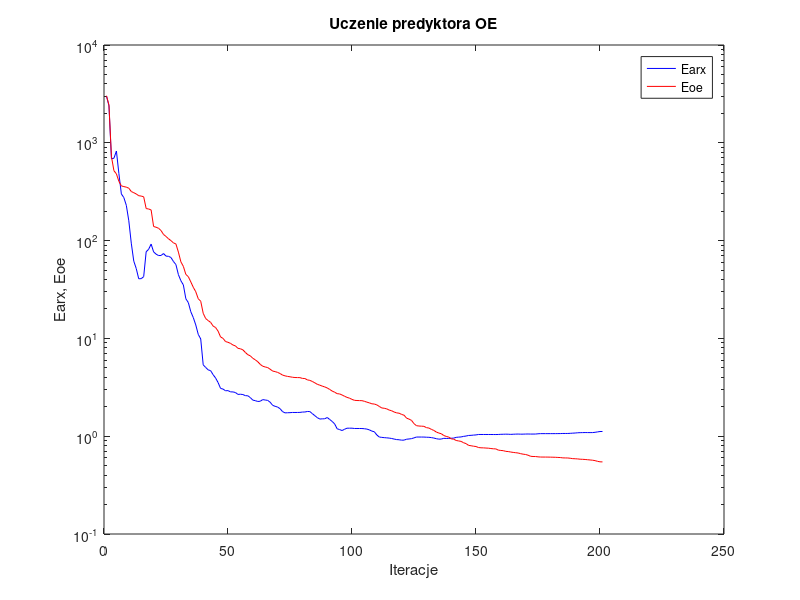
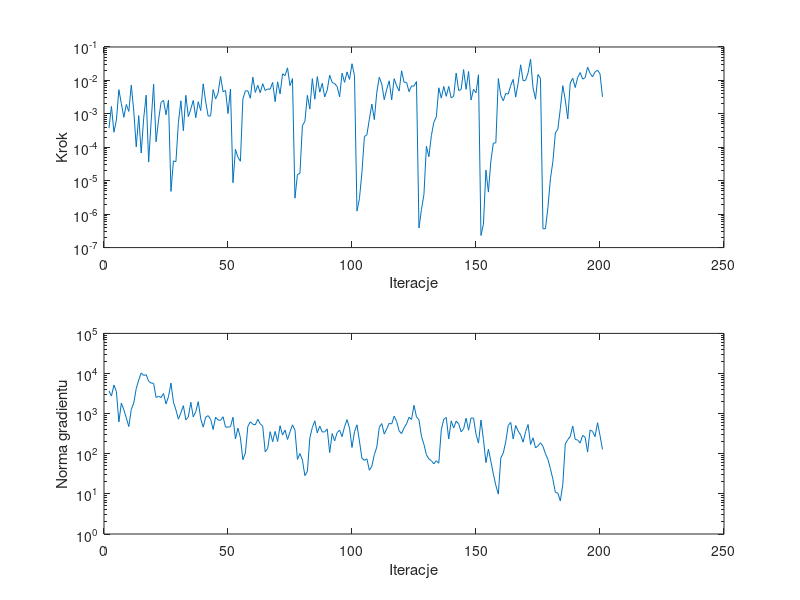

Source code (MATLAB) for these figures, in order:
%uczenie predyktora oe
clear all;
n=0; farx(n+1)=3.002337e+003; foe(n+1)=3.030153e+003; wspucz(n+1)=0.000000e+000; ng(n+1)=0.000000e+000;
%odnowa zmiennej metryki
n=1; farx(n+1)=2.390110e+003; foe(n+1)=2.432844e+003; krok(n+1)=3.716215e-004; ng(n+1)=3.684556e+003;
n=2; farx(n+1)=6.870171e+002; foe(n+1)=7.234505e+002; krok(n+1)=1.667309e-003; ng(n+1)=2.748126e+003;
n=3; farx(n+1)=6.949708e+002; foe(n+1)=5.185398e+002; krok(n+1)=2.826636e-004; ng(n+1)=5.156375e+003;
n=4; farx(n+1)=8.244099e+002; foe(n+1)=4.814274e+002; krok(n+1)=6.502194e-004; ng(n+1)=3.555017e+003;
n=5; farx(n+1)=4.846999e+002; foe(n+1)=4.035480e+002; krok(n+1)=5.269205e-003; ng(n+1)=6.197357e+002;
n=6; farx(n+1)=3.000889e+002; foe(n+1)=3.626512e+002; krok(n+1)=2.021294e-003; ng(n+1)=1.839806e+003;
n=7; farx(n+1)=2.753563e+002; foe(n+1)=3.567251e+002; krok(n+1)=7.899388e-004; ng(n+1)=1.245680e+003;
n=8; farx(n+1)=2.293634e+002; foe(n+1)=3.520431e+002; krok(n+1)=1.899828e-003; ng(n+1)=7.825518e+002;
n=9; farx(n+1)=1.594727e+002; foe(n+1)=3.432460e+002; krok(n+1)=1.180926e-003; ng(n+1)=4.765097e+002;
n=10; farx(n+1)=9.411037e+001; foe(n+1)=3.176772e+002; krok(n+1)=7.251821e-003; ng(n+1)=1.271207e+003;
n=11; farx(n+1)=6.173668e+001; foe(n+1)=3.089182e+002; krok(n+1)=1.210414e-003; ng(n+1)=1.853363e+003;
n=12; farx(n+1)=5.180439e+001; foe(n+1)=2.999084e+002; krok(n+1)=1.024331e-004; ng(n+1)=4.228887e+003;
n=13; farx(n+1)=4.070937e+001; foe(n+1)=2.878229e+002; krok(n+1)=8.861138e-004; ng(n+1)=6.856323e+003;
n=14; farx(n+1)=4.083594e+001; foe(n+1)=2.853435e+002; krok(n+1)=6.738910e-005; ng(n+1)=1.034446e+004;
n=15; farx(n+1)=4.279293e+001; foe(n+1)=2.804465e+002; krok(n+1)=7.394073e-004; ng(n+1)=8.962660e+003;
n=16; farx(n+1)=7.688500e+001; foe(n+1)=2.126650e+002; krok(n+1)=3.625910e-003; ng(n+1)=9.342277e+003;
n=17; farx(n+1)=8.152084e+001; foe(n+1)=2.104505e+002; krok(n+1)=3.612529e-005; ng(n+1)=6.429997e+003;
n=18; farx(n+1)=9.215221e+001; foe(n+1)=2.058130e+002; krok(n+1)=5.849309e-004; ng(n+1)=5.782438e+003;
n=19; farx(n+1)=7.670812e+001; foe(n+1)=1.393804e+002; krok(n+1)=7.757015e-003; ng(n+1)=5.671801e+003;
n=20; farx(n+1)=7.268677e+001; foe(n+1)=1.369925e+002; krok(n+1)=1.460638e-004; ng(n+1)=2.526404e+003;
n=21; farx(n+1)=7.033154e+001; foe(n+1)=1.336725e+002; krok(n+1)=6.500859e-004; ng(n+1)=2.713150e+003;
n=22; farx(n+1)=7.046995e+001; foe(n+1)=1.266617e+002; krok(n+1)=2.209886e-003; ng(n+1)=2.513081e+003;
n=23; farx(n+1)=7.374629e+001; foe(n+1)=1.155859e+002; krok(n+1)=2.543628e-003; ng(n+1)=3.189735e+003;
n=24; farx(n+1)=6.940170e+001; foe(n+1)=1.102499e+002; krok(n+1)=9.396257e-004; ng(n+1)=1.746789e+003;
n=25; farx(n+1)=6.909603e+001; foe(n+1)=1.044496e+002; krok(n+1)=2.583925e-003; ng(n+1)=2.633806e+003;
%odnowa zmiennej metryki
n=26; farx(n+1)=6.716139e+001; foe(n+1)=9.991561e+001; krok(n+1)=4.793446e-006; ng(n+1)=5.771329e+003;
n=27; farx(n+1)=6.119079e+001; foe(n+1)=9.480500e+001; krok(n+1)=3.909086e-005; ng(n+1)=1.935586e+003;
n=28; farx(n+1)=5.684220e+001; foe(n+1)=9.235218e+001; krok(n+1)=3.709122e-005; ng(n+1)=1.246061e+003;
n=29; farx(n+1)=4.485708e+001; foe(n+1)=7.624409e+001; krok(n+1)=5.469456e-004; ng(n+1)=7.251379e+002;
n=30; farx(n+1)=3.889490e+001; foe(n+1)=6.066642e+001; krok(n+1)=2.448466e-003; ng(n+1)=1.052508e+003;
n=31; farx(n+1)=3.520819e+001; foe(n+1)=5.450298e+001; krok(n+1)=3.124652e-004; ng(n+1)=1.579062e+003;
n=32; farx(n+1)=2.544041e+001; foe(n+1)=4.512002e+001; krok(n+1)=3.586133e-003; ng(n+1)=6.989552e+002;
n=33; farx(n+1)=2.325068e+001; foe(n+1)=4.277753e+001; krok(n+1)=8.259539e-004; ng(n+1)=8.263497e+002;
n=34; farx(n+1)=1.873696e+001; foe(n+1)=3.781963e+001; krok(n+1)=1.389400e-003; ng(n+1)=1.924649e+003;
n=35; farx(n+1)=1.634214e+001; foe(n+1)=3.333282e+001; krok(n+1)=2.531421e-003; ng(n+1)=8.278977e+002;
n=36; farx(n+1)=1.373570e+001; foe(n+1)=3.000336e+001; krok(n+1)=7.663457e-004; ng(n+1)=1.115907e+003;
n=37; farx(n+1)=1.100262e+001; foe(n+1)=2.545297e+001; krok(n+1)=2.307965e-003; ng(n+1)=1.990501e+003;
n=38; farx(n+1)=9.864830e+000; foe(n+1)=2.398399e+001; krok(n+1)=1.250114e-003; ng(n+1)=7.461962e+002;
n=39; farx(n+1)=5.365413e+000; foe(n+1)=1.806738e+001; krok(n+1)=7.883344e-003; ng(n+1)=4.611774e+002;
n=40; farx(n+1)=5.046791e+000; foe(n+1)=1.595629e+001; krok(n+1)=2.281831e-003; ng(n+1)=8.156265e+002;
n=41; farx(n+1)=4.769376e+000; foe(n+1)=1.522079e+001; krok(n+1)=8.566255e-004; ng(n+1)=8.903635e+002;
n=42; farx(n+1)=4.676602e+000; foe(n+1)=1.457725e+001; krok(n+1)=8.713055e-004; ng(n+1)=7.241342e+002;
n=43; farx(n+1)=4.254819e+000; foe(n+1)=1.337612e+001; krok(n+1)=5.282995e-003; ng(n+1)=4.021093e+002;
n=44; farx(n+1)=3.933042e+000; foe(n+1)=1.291180e+001; krok(n+1)=2.778799e-003; ng(n+1)=8.180001e+002;
n=45; farx(n+1)=3.536284e+000; foe(n+1)=1.186521e+001; krok(n+1)=4.191618e-003; ng(n+1)=6.926277e+002;
n=46; farx(n+1)=3.081789e+000; foe(n+1)=1.035344e+001; krok(n+1)=1.321526e-002; ng(n+1)=6.799678e+002;
n=47; farx(n+1)=3.033538e+000; foe(n+1)=1.000433e+001; krok(n+1)=4.587536e-003; ng(n+1)=8.357508e+002;
n=48; farx(n+1)=2.914027e+000; foe(n+1)=9.285153e+000; krok(n+1)=5.003630e-003; ng(n+1)=4.626926e+002;
n=49; farx(n+1)=2.925387e+000; foe(n+1)=9.124512e+000; krok(n+1)=1.022424e-003; ng(n+1)=4.612932e+002;
n=50; farx(n+1)=2.840342e+000; foe(n+1)=8.896795e+000; krok(n+1)=5.548179e-003; ng(n+1)=4.730925e+002;
%odnowa zmiennej metryki
n=51; farx(n+1)=2.837131e+000; foe(n+1)=8.561110e+000; krok(n+1)=8.739066e-006; ng(n+1)=8.133869e+002;
n=52; farx(n+1)=2.796944e+000; foe(n+1)=8.381964e+000; krok(n+1)=8.669030e-005; ng(n+1)=2.331664e+002;
n=53; farx(n+1)=2.675638e+000; foe(n+1)=7.919559e+000; krok(n+1)=5.039187e-005; ng(n+1)=4.361045e+002;
n=54; farx(n+1)=2.686881e+000; foe(n+1)=7.833980e+000; krok(n+1)=3.825728e-005; ng(n+1)=2.524860e+002;
n=55; farx(n+1)=2.666137e+000; foe(n+1)=7.638304e+000; krok(n+1)=2.774090e-003; ng(n+1)=7.097395e+001;
n=56; farx(n+1)=2.598347e+000; foe(n+1)=7.185342e+000; krok(n+1)=4.889122e-003; ng(n+1)=1.041868e+002;
n=57; farx(n+1)=2.590093e+000; foe(n+1)=6.811817e+000; krok(n+1)=4.879648e-003; ng(n+1)=4.802399e+002;
n=58; farx(n+1)=2.481420e+000; foe(n+1)=6.631009e+000; krok(n+1)=2.924385e-003; ng(n+1)=6.268794e+002;
n=59; farx(n+1)=2.339000e+000; foe(n+1)=6.264632e+000; krok(n+1)=1.250976e-002; ng(n+1)=5.453198e+002;
n=60; farx(n+1)=2.309625e+000; foe(n+1)=6.039860e+000; krok(n+1)=4.375565e-003; ng(n+1)=5.247660e+002;
n=61; farx(n+1)=2.265226e+000; foe(n+1)=5.775741e+000; krok(n+1)=7.152527e-003; ng(n+1)=7.239339e+002;
n=62; farx(n+1)=2.277782e+000; foe(n+1)=5.425146e+000; krok(n+1)=4.289834e-003; ng(n+1)=5.559084e+002;
n=63; farx(n+1)=2.366468e+000; foe(n+1)=5.194255e+000; krok(n+1)=7.981858e-003; ng(n+1)=4.829312e+002;
n=64; farx(n+1)=2.344960e+000; foe(n+1)=5.104679e+000; krok(n+1)=4.974973e-003; ng(n+1)=1.117132e+002;
n=65; farx(n+1)=2.323843e+000; foe(n+1)=5.032834e+000; krok(n+1)=5.557598e-003; ng(n+1)=1.360925e+002;
n=66; farx(n+1)=2.225340e+000; foe(n+1)=4.840009e+000; krok(n+1)=5.433546e-003; ng(n+1)=3.554173e+002;
n=67; farx(n+1)=2.069365e+000; foe(n+1)=4.634601e+000; krok(n+1)=8.744518e-003; ng(n+1)=1.992482e+002;
n=68; farx(n+1)=2.021314e+000; foe(n+1)=4.577712e+000; krok(n+1)=2.316587e-003; ng(n+1)=3.604059e+002;
n=69; farx(n+1)=1.986324e+000; foe(n+1)=4.490763e+000; krok(n+1)=9.093040e-003; ng(n+1)=2.025088e+002;
n=70; farx(n+1)=1.910609e+000; foe(n+1)=4.372302e+000; krok(n+1)=3.941672e-003; ng(n+1)=4.991218e+002;
n=71; farx(n+1)=1.784288e+000; foe(n+1)=4.214952e+000; krok(n+1)=1.574999e-002; ng(n+1)=2.915777e+002;
n=72; farx(n+1)=1.732008e+000; foe(n+1)=4.141690e+000; krok(n+1)=1.390067e-002; ng(n+1)=3.905302e+002;
n=73; farx(n+1)=1.737439e+000; foe(n+1)=4.087372e+000; krok(n+1)=2.378377e-002; ng(n+1)=2.263998e+002;
n=74; farx(n+1)=1.740422e+000; foe(n+1)=4.051157e+000; krok(n+1)=6.970444e-003; ng(n+1)=3.525449e+002;
n=75; farx(n+1)=1.749107e+000; foe(n+1)=4.006087e+000; krok(n+1)=1.132561e-002; ng(n+1)=5.255519e+002;
%odnowa zmiennej metryki
n=76; farx(n+1)=1.747969e+000; foe(n+1)=3.981140e+000; krok(n+1)=3.006731e-006; ng(n+1)=3.880868e+002;
n=77; farx(n+1)=1.749174e+000; foe(n+1)=3.975929e+000; krok(n+1)=1.535224e-005; ng(n+1)=7.223520e+001;
n=78; farx(n+1)=1.751338e+000; foe(n+1)=3.971358e+000; krok(n+1)=1.666809e-005; ng(n+1)=1.012380e+002;
n=79; farx(n+1)=1.765613e+000; foe(n+1)=3.898499e+000; krok(n+1)=4.430569e-004; ng(n+1)=6.979317e+001;
n=80; farx(n+1)=1.768282e+000; foe(n+1)=3.887898e+000; krok(n+1)=5.951849e-004; ng(n+1)=2.855833e+001;
n=81; farx(n+1)=1.789684e+000; foe(n+1)=3.766097e+000; krok(n+1)=3.576264e-003; ng(n+1)=3.625615e+001;
n=82; farx(n+1)=1.785697e+000; foe(n+1)=3.722927e+000; krok(n+1)=1.389400e-003; ng(n+1)=2.490601e+002;
n=83; farx(n+1)=1.702112e+000; foe(n+1)=3.628851e+000; krok(n+1)=1.129495e-002; ng(n+1)=4.509231e+002;
n=84; farx(n+1)=1.622336e+000; foe(n+1)=3.515238e+000; krok(n+1)=2.739044e-003; ng(n+1)=6.611354e+002;
n=85; farx(n+1)=1.548701e+000; foe(n+1)=3.394487e+000; krok(n+1)=1.296098e-002; ng(n+1)=3.318551e+002;
n=86; farx(n+1)=1.497543e+000; foe(n+1)=3.325219e+000; krok(n+1)=4.445667e-003; ng(n+1)=4.894419e+002;
n=87; farx(n+1)=1.505494e+000; foe(n+1)=3.253127e+000; krok(n+1)=8.202462e-003; ng(n+1)=3.479964e+002;
n=88; farx(n+1)=1.506602e+000; foe(n+1)=3.190643e+000; krok(n+1)=3.214272e-003; ng(n+1)=3.525638e+002;
n=89; farx(n+1)=1.552817e+000; foe(n+1)=3.116457e+000; krok(n+1)=5.128285e-003; ng(n+1)=4.157327e+002;
n=90; farx(n+1)=1.482704e+000; foe(n+1)=3.006951e+000; krok(n+1)=1.438322e-002; ng(n+1)=1.066473e+002;
n=91; farx(n+1)=1.415982e+000; foe(n+1)=2.895402e+000; krok(n+1)=8.682561e-003; ng(n+1)=3.189097e+002;
n=92; farx(n+1)=1.335420e+000; foe(n+1)=2.818911e+000; krok(n+1)=8.053672e-003; ng(n+1)=2.095659e+002;
n=93; farx(n+1)=1.191817e+000; foe(n+1)=2.723204e+000; krok(n+1)=6.543079e-003; ng(n+1)=3.375945e+002;
n=94; farx(n+1)=1.169127e+000; foe(n+1)=2.705182e+000; krok(n+1)=3.223493e-003; ng(n+1)=3.868050e+002;
n=95; farx(n+1)=1.142719e+000; foe(n+1)=2.639387e+000; krok(n+1)=1.640492e-002; ng(n+1)=2.676486e+002;
n=96; farx(n+1)=1.177709e+000; foe(n+1)=2.560940e+000; krok(n+1)=8.751130e-003; ng(n+1)=4.736702e+002;
n=97; farx(n+1)=1.207746e+000; foe(n+1)=2.494115e+000; krok(n+1)=1.797739e-002; ng(n+1)=7.085420e+002;
n=98; farx(n+1)=1.207572e+000; foe(n+1)=2.448468e+000; krok(n+1)=1.071441e-002; ng(n+1)=4.338113e+002;
n=99; farx(n+1)=1.208016e+000; foe(n+1)=2.379707e+000; krok(n+1)=3.153338e-002; ng(n+1)=1.432356e+002;
n=100; farx(n+1)=1.199219e+000; foe(n+1)=2.327279e+000; krok(n+1)=1.381076e-002; ng(n+1)=3.540100e+002;
%odnowa zmiennej metryki
n=101; farx(n+1)=1.199285e+000; foe(n+1)=2.316852e+000; krok(n+1)=1.235574e-006; ng(n+1)=5.272641e+002;
n=102; farx(n+1)=1.199040e+000; foe(n+1)=2.312433e+000; krok(n+1)=2.909532e-006; ng(n+1)=2.074094e+002;
n=103; farx(n+1)=1.198268e+000; foe(n+1)=2.309148e+000; krok(n+1)=1.766648e-005; ng(n+1)=7.705410e+001;
n=104; farx(n+1)=1.192434e+000; foe(n+1)=2.274723e+000; krok(n+1)=2.093566e-004; ng(n+1)=6.854946e+001;
n=105; farx(n+1)=1.182154e+000; foe(n+1)=2.228933e+000; krok(n+1)=2.361618e-004; ng(n+1)=7.479789e+001;
n=106; farx(n+1)=1.161243e+000; foe(n+1)=2.192760e+000; krok(n+1)=6.935224e-004; ng(n+1)=3.874759e+001;
n=107; farx(n+1)=1.127656e+000; foe(n+1)=2.144945e+000; krok(n+1)=1.958759e-003; ng(n+1)=4.900901e+001;
n=108; farx(n+1)=1.110557e+000; foe(n+1)=2.132346e+000; krok(n+1)=6.750897e-004; ng(n+1)=9.501439e+001;
n=109; farx(n+1)=1.030112e+000; foe(n+1)=2.090600e+000; krok(n+1)=4.419773e-003; ng(n+1)=1.467353e+002;
n=110; farx(n+1)=9.807618e-001; foe(n+1)=2.016069e+000; krok(n+1)=1.248857e-002; ng(n+1)=4.581783e+002;
n=111; farx(n+1)=9.728502e-001; foe(n+1)=1.944714e+000; krok(n+1)=7.737158e-003; ng(n+1)=5.662834e+002;
n=112; farx(n+1)=9.666018e-001; foe(n+1)=1.930365e+000; krok(n+1)=2.651602e-003; ng(n+1)=3.088336e+002;
n=113; farx(n+1)=9.620641e-001; foe(n+1)=1.903101e+000; krok(n+1)=5.433546e-003; ng(n+1)=4.172419e+002;
n=114; farx(n+1)=9.565112e-001; foe(n+1)=1.850451e+000; krok(n+1)=9.743850e-003; ng(n+1)=5.769662e+002;
n=115; farx(n+1)=9.474599e-001; foe(n+1)=1.819194e+000; krok(n+1)=2.607264e-003; ng(n+1)=5.521641e+002;
n=116; farx(n+1)=9.348203e-001; foe(n+1)=1.767427e+000; krok(n+1)=1.127471e-002; ng(n+1)=8.656987e+002;
n=117; farx(n+1)=9.235641e-001; foe(n+1)=1.732277e+000; krok(n+1)=6.884742e-003; ng(n+1)=6.429353e+002;
n=118; farx(n+1)=9.197925e-001; foe(n+1)=1.718191e+000; krok(n+1)=4.800362e-003; ng(n+1)=3.716634e+002;
n=119; farx(n+1)=9.109731e-001; foe(n+1)=1.670107e+000; krok(n+1)=1.941426e-002; ng(n+1)=3.172768e+002;
n=120; farx(n+1)=9.119266e-001; foe(n+1)=1.639032e+000; krok(n+1)=8.799720e-003; ng(n+1)=4.433325e+002;
n=121; farx(n+1)=9.315607e-001; foe(n+1)=1.529874e+000; krok(n+1)=8.751130e-003; ng(n+1)=5.577978e+002;
n=122; farx(n+1)=9.367718e-001; foe(n+1)=1.495582e+000; krok(n+1)=4.615931e-003; ng(n+1)=8.116584e+002;
n=123; farx(n+1)=9.444650e-001; foe(n+1)=1.450325e+000; krok(n+1)=6.893113e-003; ng(n+1)=7.156085e+002;
n=124; farx(n+1)=9.615355e-001; foe(n+1)=1.343793e+000; krok(n+1)=6.728198e-003; ng(n+1)=1.612318e+003;
n=125; farx(n+1)=9.805439e-001; foe(n+1)=1.280570e+000; krok(n+1)=9.240905e-003; ng(n+1)=8.304984e+002;
%odnowa zmiennej metryki
n=126; farx(n+1)=9.805286e-001; foe(n+1)=1.270742e+000; krok(n+1)=3.860156e-007; ng(n+1)=7.049795e+002;
n=127; farx(n+1)=9.802433e-001; foe(n+1)=1.266461e+000; krok(n+1)=1.376284e-006; ng(n+1)=2.723837e+002;
n=128; farx(n+1)=9.800412e-001; foe(n+1)=1.261879e+000; krok(n+1)=3.838059e-006; ng(n+1)=1.717269e+002;
n=129; farx(n+1)=9.763438e-001; foe(n+1)=1.223412e+000; krok(n+1)=1.070946e-004; ng(n+1)=9.486037e+001;
n=130; farx(n+1)=9.747260e-001; foe(n+1)=1.212122e+000; krok(n+1)=5.210339e-005; ng(n+1)=7.452672e+001;
n=131; farx(n+1)=9.677380e-001; foe(n+1)=1.174909e+000; krok(n+1)=2.224690e-004; ng(n+1)=6.717881e+001;
n=132; farx(n+1)=9.575685e-001; foe(n+1)=1.145159e+000; krok(n+1)=5.631478e-004; ng(n+1)=5.602137e+001;
n=133; farx(n+1)=9.431136e-001; foe(n+1)=1.103317e+000; krok(n+1)=8.100612e-004; ng(n+1)=6.691390e+001;
n=134; farx(n+1)=9.330271e-001; foe(n+1)=1.077067e+000; krok(n+1)=6.023109e-003; ng(n+1)=5.820544e+001;
n=135; farx(n+1)=9.352152e-001; foe(n+1)=1.060212e+000; krok(n+1)=2.957629e-003; ng(n+1)=3.930158e+002;
n=136; farx(n+1)=9.511764e-001; foe(n+1)=1.016704e+000; krok(n+1)=6.607631e-003; ng(n+1)=7.264376e+002;
n=137; farx(n+1)=9.485262e-001; foe(n+1)=9.948092e-001; krok(n+1)=3.350038e-003; ng(n+1)=8.023208e+002;
n=138; farx(n+1)=9.489428e-001; foe(n+1)=9.799287e-001; krok(n+1)=6.607631e-003; ng(n+1)=2.329890e+002;
n=139; farx(n+1)=9.538369e-001; foe(n+1)=9.389185e-001; krok(n+1)=2.983603e-003; ng(n+1)=6.600165e+002;
n=140; farx(n+1)=9.558760e-001; foe(n+1)=9.324684e-001; krok(n+1)=3.401267e-003; ng(n+1)=4.383132e+002;
n=141; farx(n+1)=9.732912e-001; foe(n+1)=9.044029e-001; krok(n+1)=1.660195e-002; ng(n+1)=6.510763e+002;
n=142; farx(n+1)=9.788333e-001; foe(n+1)=8.942318e-001; krok(n+1)=5.000456e-003; ng(n+1)=5.581923e+002;
n=143; farx(n+1)=9.827943e-001; foe(n+1)=8.851134e-001; krok(n+1)=5.320104e-003; ng(n+1)=3.529182e+002;
n=144; farx(n+1)=9.962557e-001; foe(n+1)=8.572928e-001; krok(n+1)=2.113019e-002; ng(n+1)=4.185311e+002;
n=145; farx(n+1)=1.003841e+000; foe(n+1)=8.397295e-001; krok(n+1)=5.414124e-003; ng(n+1)=7.681302e+002;
n=146; farx(n+1)=1.017613e+000; foe(n+1)=8.058365e-001; krok(n+1)=1.849615e-002; ng(n+1)=3.865280e+002;
n=147; farx(n+1)=1.020617e+000; foe(n+1)=7.987968e-001; krok(n+1)=2.586841e-003; ng(n+1)=7.775091e+002;
n=148; farx(n+1)=1.026428e+000; foe(n+1)=7.901673e-001; krok(n+1)=5.414124e-003; ng(n+1)=7.770191e+002;
n=149; farx(n+1)=1.030791e+000; foe(n+1)=7.844804e-001; krok(n+1)=4.243311e-003; ng(n+1)=3.064513e+002;
n=150; farx(n+1)=1.041302e+000; foe(n+1)=7.661566e-001; krok(n+1)=1.477175e-002; ng(n+1)=1.840476e+002;
%odnowa zmiennej metryki
n=151; farx(n+1)=1.041253e+000; foe(n+1)=7.609593e-001; krok(n+1)=2.304128e-007; ng(n+1)=6.945872e+002;
n=152; farx(n+1)=1.041257e+000; foe(n+1)=7.600657e-001; krok(n+1)=5.027544e-007; ng(n+1)=2.275725e+002;
n=153; farx(n+1)=1.041126e+000; foe(n+1)=7.565439e-001; krok(n+1)=2.078166e-005; ng(n+1)=6.013229e+001;
n=154; farx(n+1)=1.041134e+000; foe(n+1)=7.542737e-001; krok(n+1)=4.574104e-006; ng(n+1)=1.301017e+002;
n=155; farx(n+1)=1.040808e+000; foe(n+1)=7.481851e-001; krok(n+1)=3.882721e-005; ng(n+1)=6.499876e+001;
n=156; farx(n+1)=1.040455e+000; foe(n+1)=7.433338e-001; krok(n+1)=1.333319e-004; ng(n+1)=3.128883e+001;
n=157; farx(n+1)=1.040153e+000; foe(n+1)=7.416476e-001; krok(n+1)=1.358214e-004; ng(n+1)=1.626000e+001;
n=158; farx(n+1)=1.041634e+000; foe(n+1)=7.207533e-001; krok(n+1)=1.136409e-002; ng(n+1)=9.867936e+000;
n=159; farx(n+1)=1.045520e+000; foe(n+1)=7.149820e-001; krok(n+1)=3.544455e-003; ng(n+1)=7.876183e+001;
n=160; farx(n+1)=1.046936e+000; foe(n+1)=7.115588e-001; krok(n+1)=2.463242e-003; ng(n+1)=1.040285e+002;
n=161; farx(n+1)=1.049152e+000; foe(n+1)=6.997528e-001; krok(n+1)=4.054148e-003; ng(n+1)=1.998897e+002;
n=162; farx(n+1)=1.047823e+000; foe(n+1)=6.967452e-001; krok(n+1)=3.902711e-003; ng(n+1)=5.123928e+002;
n=163; farx(n+1)=1.043907e+000; foe(n+1)=6.888756e-001; krok(n+1)=7.100804e-003; ng(n+1)=6.047745e+002;
n=164; farx(n+1)=1.047471e+000; foe(n+1)=6.828216e-001; krok(n+1)=1.071441e-002; ng(n+1)=2.324344e+002;
n=165; farx(n+1)=1.050149e+000; foe(n+1)=6.779913e-001; krok(n+1)=3.174920e-003; ng(n+1)=5.071408e+002;
n=166; farx(n+1)=1.052195e+000; foe(n+1)=6.732509e-001; krok(n+1)=8.403478e-003; ng(n+1)=3.675944e+002;
n=167; farx(n+1)=1.048949e+000; foe(n+1)=6.629604e-001; krok(n+1)=2.928765e-002; ng(n+1)=2.930885e+002;
n=168; farx(n+1)=1.049718e+000; foe(n+1)=6.550693e-001; krok(n+1)=9.661282e-003; ng(n+1)=1.948344e+002;
n=169; farx(n+1)=1.052133e+000; foe(n+1)=6.499474e-001; krok(n+1)=1.012183e-002; ng(n+1)=3.576201e+002;
n=170; farx(n+1)=1.053578e+000; foe(n+1)=6.392788e-001; krok(n+1)=1.680437e-002; ng(n+1)=5.351095e+002;
n=171; farx(n+1)=1.051488e+000; foe(n+1)=6.234050e-001; krok(n+1)=4.346837e-002; ng(n+1)=1.707737e+002;
n=172; farx(n+1)=1.051880e+000; foe(n+1)=6.201000e-001; krok(n+1)=5.999763e-003; ng(n+1)=2.494720e+002;
n=173; farx(n+1)=1.052156e+000; foe(n+1)=6.196153e-001; krok(n+1)=2.739044e-003; ng(n+1)=1.396320e+002;
n=174; farx(n+1)=1.058854e+000; foe(n+1)=6.151154e-001; krok(n+1)=1.506159e-002; ng(n+1)=1.573771e+002;
n=175; farx(n+1)=1.062441e+000; foe(n+1)=6.123563e-001; krok(n+1)=1.131031e-002; ng(n+1)=1.876577e+002;
%odnowa zmiennej metryki
n=176; farx(n+1)=1.062437e+000; foe(n+1)=6.120317e-001; krok(n+1)=3.682835e-007; ng(n+1)=1.535969e+002;
n=177; farx(n+1)=1.062437e+000; foe(n+1)=6.118811e-001; krok(n+1)=3.657831e-007; ng(n+1)=9.964058e+001;
n=178; farx(n+1)=1.062426e+000; foe(n+1)=6.115322e-001; krok(n+1)=1.568609e-006; ng(n+1)=7.261190e+001;
n=179; farx(n+1)=1.062448e+000; foe(n+1)=6.106936e-001; krok(n+1)=1.143043e-005; ng(n+1)=4.241360e+001;
n=180; farx(n+1)=1.062511e+000; foe(n+1)=6.097510e-001; krok(n+1)=3.719906e-005; ng(n+1)=2.308880e+001;
n=181; farx(n+1)=1.062580e+000; foe(n+1)=6.087535e-001; krok(n+1)=2.695564e-004; ng(n+1)=1.094731e+001;
n=182; farx(n+1)=1.063248e+000; foe(n+1)=6.066512e-001; krok(n+1)=3.467612e-004; ng(n+1)=1.046311e+001;
n=183; farx(n+1)=1.063928e+000; foe(n+1)=6.051182e-001; krok(n+1)=1.420511e-003; ng(n+1)=6.660163e+000;
n=184; farx(n+1)=1.066501e+000; foe(n+1)=6.003725e-001; krok(n+1)=6.970662e-003; ng(n+1)=1.726712e+001;
n=185; farx(n+1)=1.066393e+000; foe(n+1)=5.995113e-001; krok(n+1)=2.600877e-003; ng(n+1)=1.754144e+002;
n=186; farx(n+1)=1.066746e+000; foe(n+1)=5.988308e-001; krok(n+1)=7.039256e-004; ng(n+1)=2.252392e+002;
n=187; farx(n+1)=1.070132e+000; foe(n+1)=5.948798e-001; krok(n+1)=8.368557e-003; ng(n+1)=2.682618e+002;
n=188; farx(n+1)=1.074415e+000; foe(n+1)=5.897104e-001; krok(n+1)=1.165868e-002; ng(n+1)=4.929031e+002;
n=189; farx(n+1)=1.078030e+000; foe(n+1)=5.880796e-001; krok(n+1)=6.130766e-003; ng(n+1)=2.282826e+002;
n=190; farx(n+1)=1.084378e+000; foe(n+1)=5.857253e-001; krok(n+1)=1.226153e-002; ng(n+1)=2.198236e+002;
n=191; farx(n+1)=1.086967e+000; foe(n+1)=5.817510e-001; krok(n+1)=1.716139e-002; ng(n+1)=1.842335e+002;
n=192; farx(n+1)=1.088334e+000; foe(n+1)=5.803040e-001; krok(n+1)=1.095618e-002; ng(n+1)=2.879065e+002;
n=193; farx(n+1)=1.090049e+000; foe(n+1)=5.779900e-001; krok(n+1)=1.204622e-002; ng(n+1)=2.590686e+002;
n=194; farx(n+1)=1.089048e+000; foe(n+1)=5.748126e-001; krok(n+1)=2.509359e-002; ng(n+1)=1.098720e+002;
n=195; farx(n+1)=1.088666e+000; foe(n+1)=5.716606e-001; krok(n+1)=1.638666e-002; ng(n+1)=3.919502e+002;
n=196; farx(n+1)=1.089093e+000; foe(n+1)=5.681249e-001; krok(n+1)=1.274938e-002; ng(n+1)=3.605312e+002;
n=197; farx(n+1)=1.095830e+000; foe(n+1)=5.627464e-001; krok(n+1)=1.779884e-002; ng(n+1)=2.677450e+002;
n=198; farx(n+1)=1.106372e+000; foe(n+1)=5.535353e-001; krok(n+1)=2.025137e-002; ng(n+1)=5.944981e+002;
n=199; farx(n+1)=1.116644e+000; foe(n+1)=5.470780e-001; krok(n+1)=1.576669e-002; ng(n+1)=2.847731e+002;
n=200; farx(n+1)=1.117288e+000; foe(n+1)=5.461417e-001; krok(n+1)=3.225080e-003; ng(n+1)=1.285258e+002;

figure; semilogy(farx,'b'); hold on; semilogy(foe,'r'); xlabel('Iteracje'); ylabel('Earx, Eoe'); legend('Earx','Eoe'); title('Uczenie predyktora OE');
figure; subplot(2,1,1); semilogy(krok); xlabel('Iteracje'); ylabel('Krok');
subplot(2,1,2); semilogy(ng); xlabel('Iteracje'); ylabel('Norma gradientu');
Earx=farx(n+1)
Eoe=foe(n+1)
